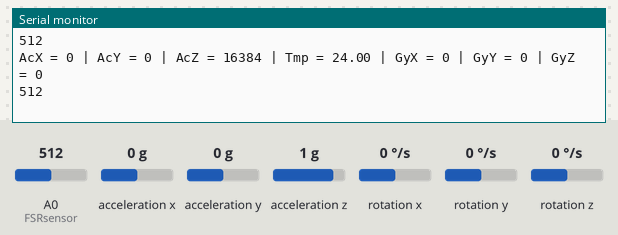
Bench run of a sketch on a simulated Arduino Uno, built with avr-gcc and run on an emulated ATmega328P. Parts: the last lines printed to the serial monitor. Wiring (inferred from the names in the program): MPU-9250 motion sensor at I2C address 0x68. The test bench sets the inputs (shaded band); at power-on: acceleration x 0 g, A0 (FSRsensor) = 512, acceleration y 0 g, acceleration z 1 g, rotation x 0 °/s, rotation y 0 °/s, rotation z 0 °/s.

Above: at 1.8 s.
1.9 s: acceleration x set to -1.4 g
At 2.8 s:
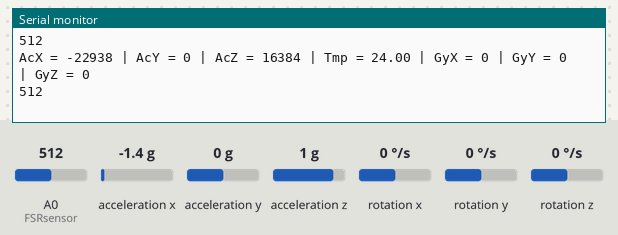
3.4 s: A0 (FSRsensor) set to 716
At 4.7 s:
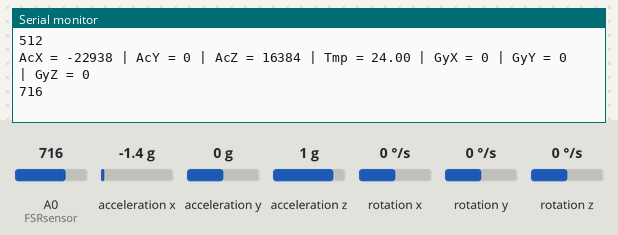
4.9 s: acceleration y set to -1.4 g
At 5.6 s:
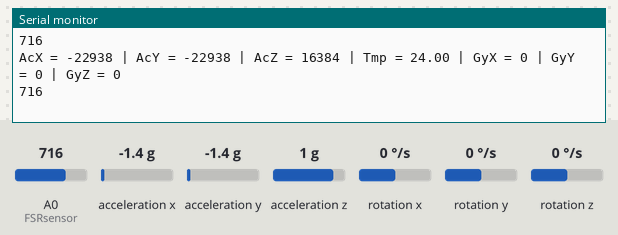
6.4 s: acceleration z set to -1.4 g
At 7.7 s:
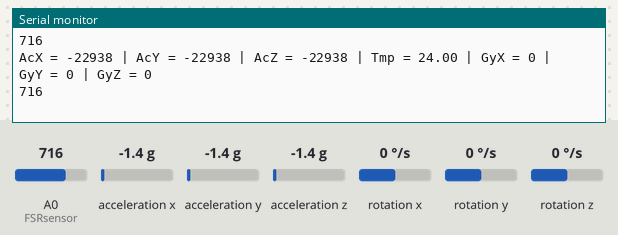
7.9 s: A0 (FSRsensor) set to 992
At 8.9 s:
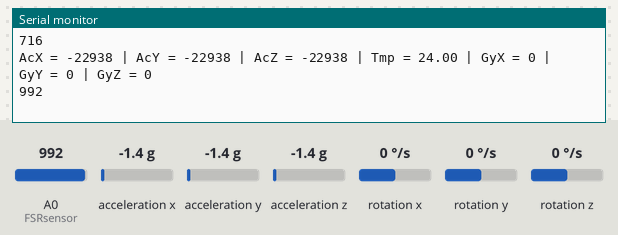
9.4 s: rotation x set to -192 °/s
At 9.4 s:
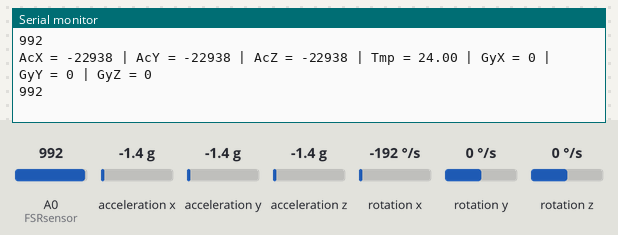
Timing chart, 0 to 11.9 s (numbered marks = the images above; inputs shaded):
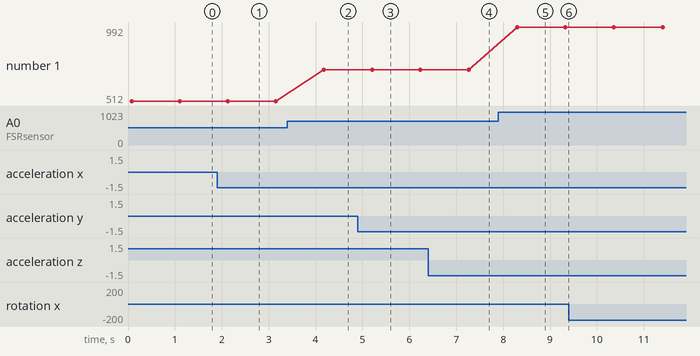

The sketch:

test.ino
```cpp
#include<Wire.h>
#include "Wire.h"
#include "I2Cdev.h"
#include "MPU9250.h"

int FSRsensor = A0;
int value = 0;

const int MPU_addr=0x68;  // I2C address of the MPU-6050
int16_t AcX,AcY,AcZ,Tmp,GyX,GyY,GyZ;

void setup()
{
  Wire.begin();
  Wire.beginTransmission(MPU_addr);
  Wire.write(0x6B);  // PWR_MGMT_1 register
  Wire.write(0);     // set to zero (wakes up the MPU-6050)
  Wire.endTransmission(true);
  Serial.begin(9600);
}

void loop()
{
  Wire.beginTransmission(MPU_addr);
  Wire.write(0x3B);  // starting with register 0x3B (ACCEL_XOUT_H)
  Wire.endTransmission(false);
  Wire.requestFrom(MPU_addr,14,true);  // request a total of 14 registers
  AcX=Wire.read()<<8|Wire.read();  // 0x3B (ACCEL_XOUT_H) & 0x3C (ACCEL_XOUT_L)
  AcY=Wire.read()<<8|Wire.read();  // 0x3D (ACCEL_YOUT_H) & 0x3E (ACCEL_YOUT_L)
  AcZ=Wire.read()<<8|Wire.read();  // 0x3F (ACCEL_ZOUT_H) & 0x40 (ACCEL_ZOUT_L)
  Tmp=Wire.read()<<8|Wire.read();  // 0x41 (TEMP_OUT_H) & 0x42 (TEMP_OUT_L)
  GyX=Wire.read()<<8|Wire.read();  // 0x43 (GYRO_XOUT_H) & 0x44 (GYRO_XOUT_L)
  GyY=Wire.read()<<8|Wire.read();  // 0x45 (GYRO_YOUT_H) & 0x46 (GYRO_YOUT_L)
  GyZ=Wire.read()<<8|Wire.read();  // 0x47 (GYRO_ZOUT_H) & 0x48 (GYRO_ZOUT_L)
  Serial.print("AcX = "); Serial.print(AcX);
  Serial.print(" | AcY = "); Serial.print(AcY);
  Serial.print(" | AcZ = "); Serial.print(AcZ);
  Serial.print(" | Tmp = "); Serial.print(Tmp/340.00+36.53);  //equation for temperature in degrees C from datasheet
  Serial.print(" | GyX = "); Serial.print(GyX);
  Serial.print(" | GyY = "); Serial.print(GyY);
  Serial.print(" | GyZ = "); Serial.println(GyZ);

  value = map(value, 0, 1023, 0, 255);
  value = analogRead(FSRsensor);

  Serial.println(value);


  delay(1000);
}
```

Measured:
- after the input at 1.9 s, the serial monitor: prints a new line after 0.14 s (image 1)
- after the input at 3.4 s, the serial monitor: prints a new line after 0.78 s (image 2)
- after the input at 4.9 s, the serial monitor: prints a new line after 0.22 s (image 3)
- after the input at 6.4 s, the serial monitor: prints a new line after 0.77 s (image 4)
- after the input at 7.9 s, the serial monitor: prints a new line after 0.40 s (image 5)
- plotted number 1: 512 → 716 after the input at 3.4 s, 716 → 992 after the input at 7.9 s
